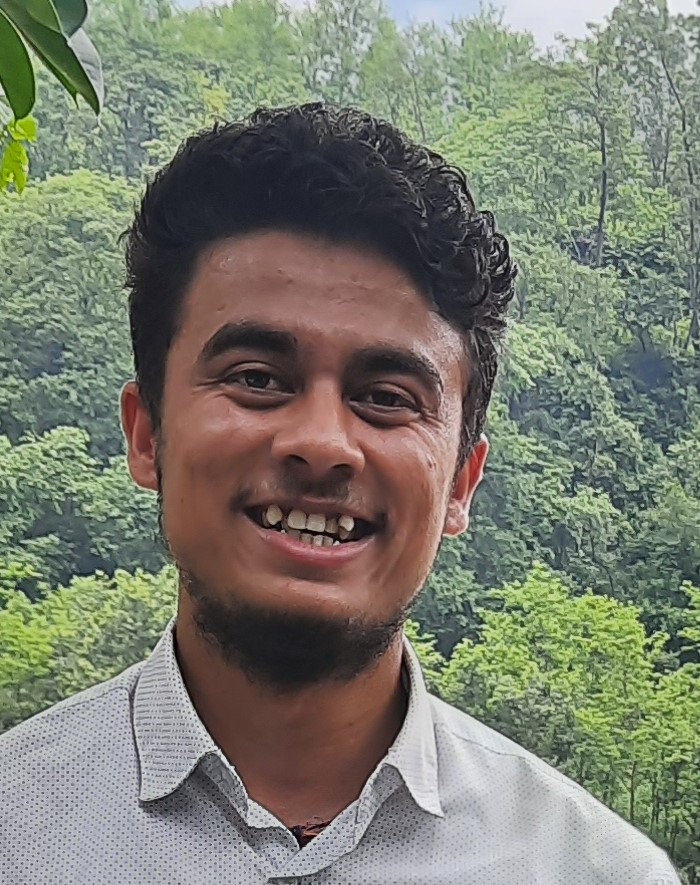
#> input picture ai/face_recog/FaceData/train/191610/Arun - 191610 (1).jpg, 700 x 885 px; its folder holds only this picture in this run
$ python face_recog.py
#> lines starting #> are read from the running program, lines starting #| are printed output that depends on the picture
import os
import numpy as np
import cv2

# Create an LBPH Face Recognizer


# In[32]:


recognizer = cv2.face_LBPHFaceRecognizer.create()


# In[33]:


# In[10]:


faces =[]
labels = []


# In[11]:


data_dir = "./FaceData/train/"


# In[12]:


for folder_name in os.listdir(data_dir):
    print(folder_name)
    person_dir = os.path.join(data_dir, folder_name)

    # Load up to 10 photos of the person
    image_filenames = [os.path.join(person_dir, img_name) for img_name in os.listdir(person_dir)[:10]]

    for image_filename in image_filenames:
        image = cv2.imread(image_filename, cv2.IMREAD_GRAYSCALE)
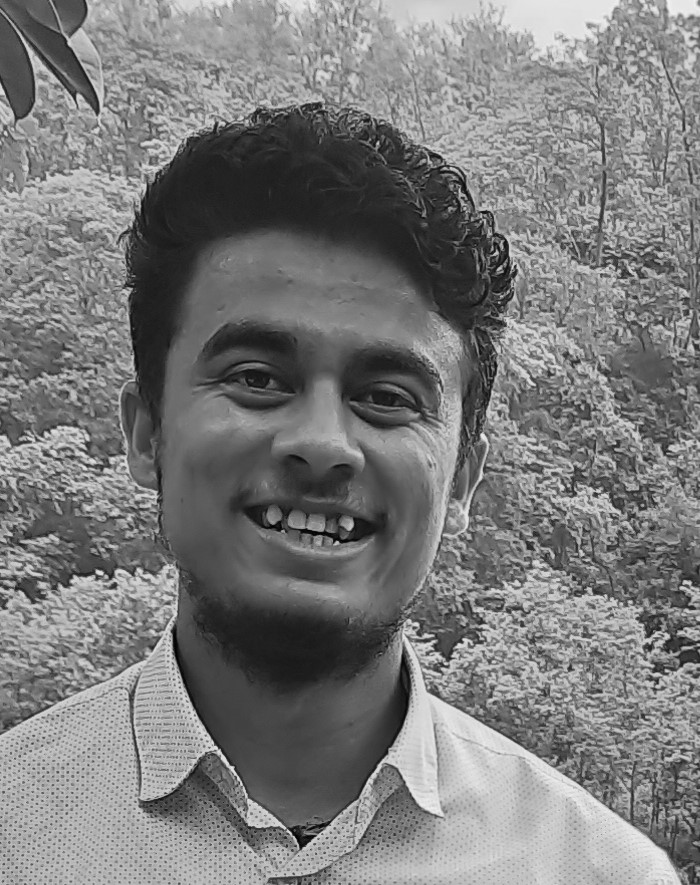
#> image: shape (885, 700); min 0, max 241, mean 123.2

        # Append the face and its label (person's identifier)
        faces.append(image)
        labels.append(int(folder_name))
#> pass 2 of the loop `for folder_name in os.listdir(data_dir):`:
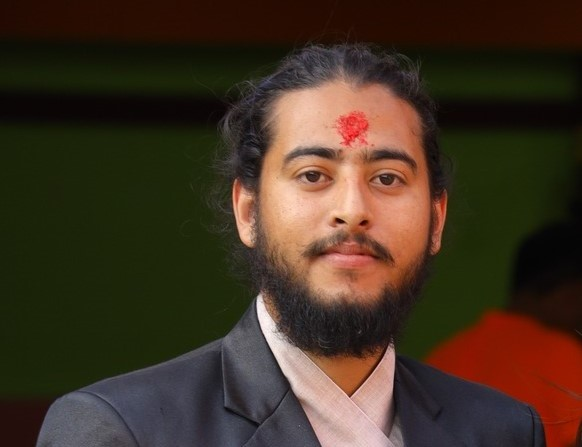
#> input picture ai/face_recog/FaceData/train/191634/323777139_730269568303019_7070890626419923855_n.jpg, 582 x 447 px
#> `image = cv2.imread(image_filename, cv2.IMREAD_GRAYSCALE)`:
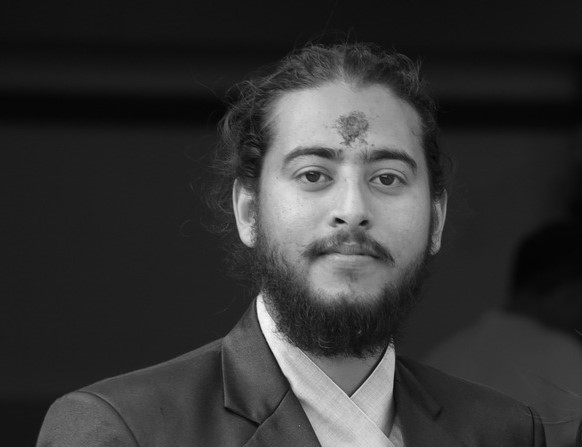
#> image: shape (447, 582); min 4, max 250, mean 53.3


# In[17]:


labels = np.array(labels)


# In[ ]:


recognizer.train(faces, labels)


# In[19]:


recognizer.save("lbph_face_recognizer.xml")

print("Training complete.")
